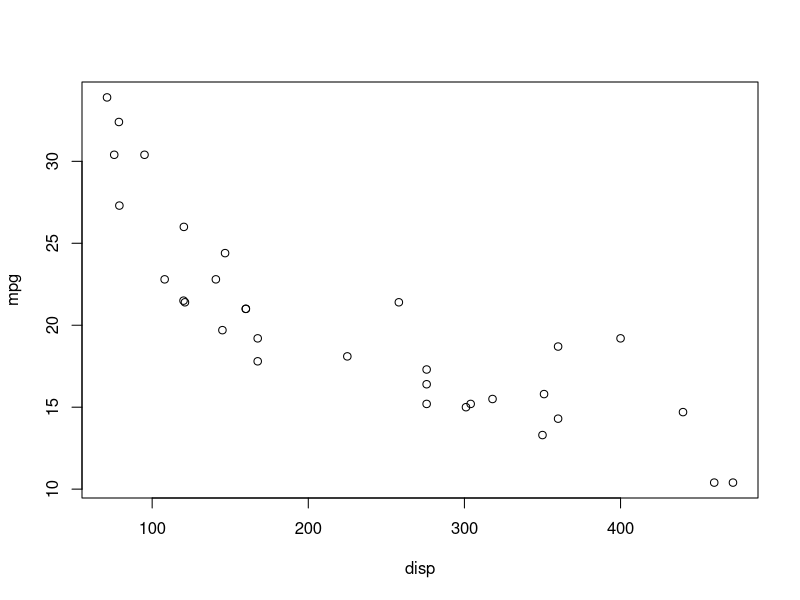
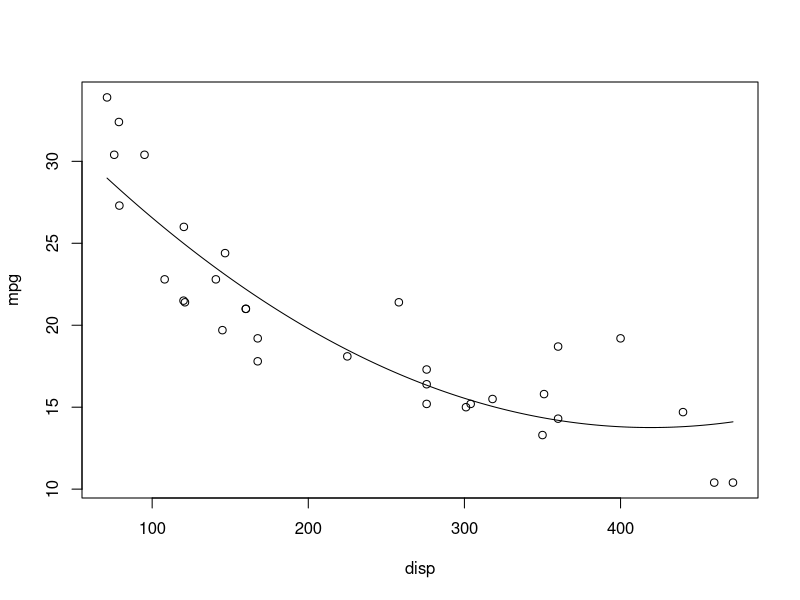
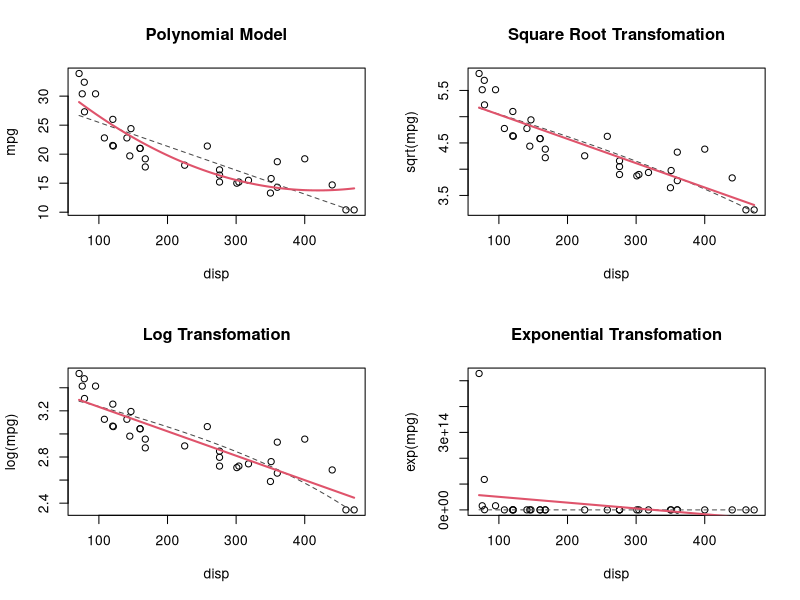
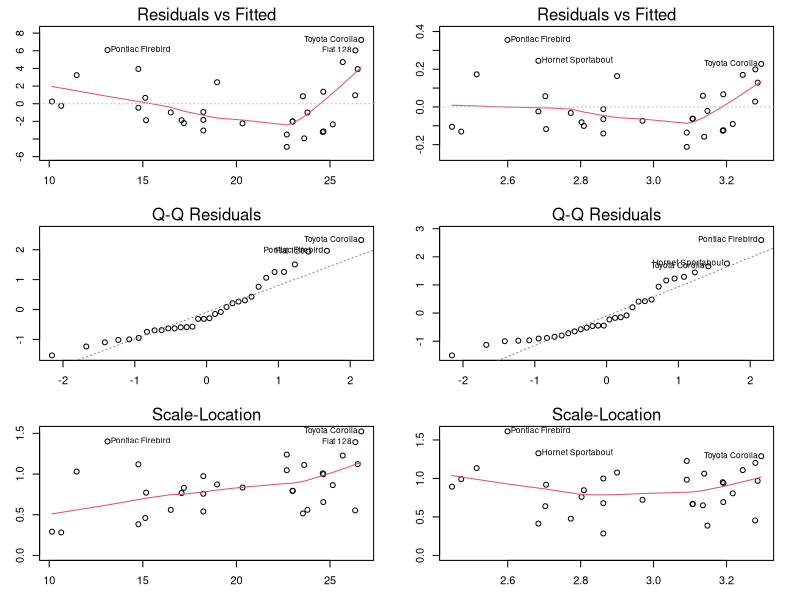
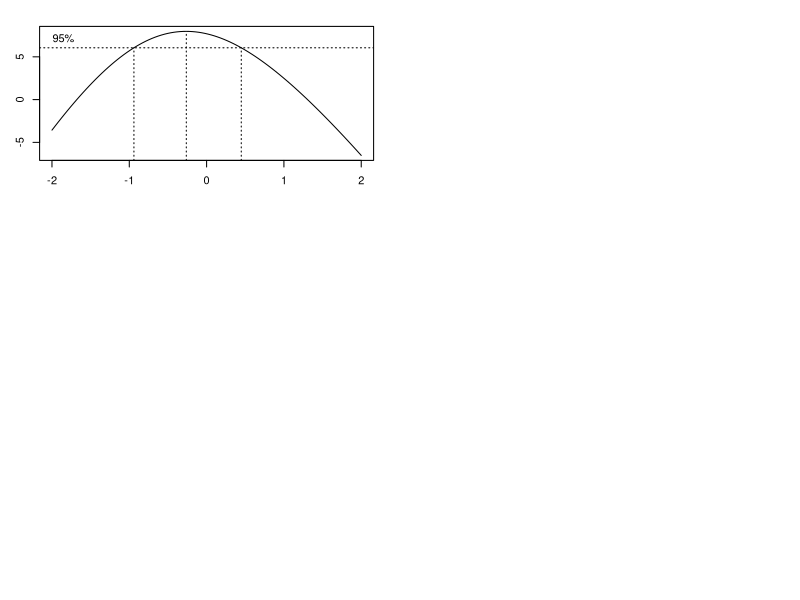
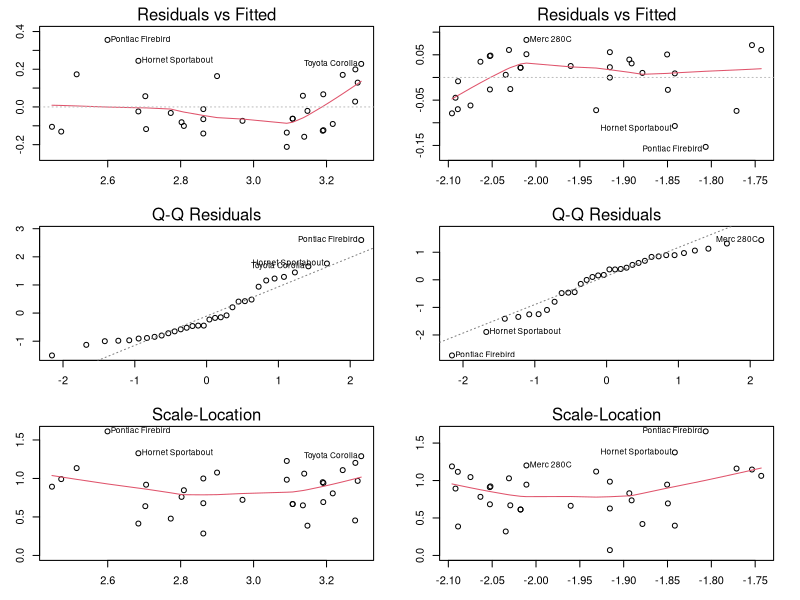

Source code (R) for these figures, in order:
## ---- chunk 1
#| include: false
set.seed(2112)
## ---- chunk 2
plot(mpg ~ disp, data = mtcars)
## ---- chunk 3
plot(mpg ~ disp, data = mtcars)
disp_seq <- seq(min(mtcars$disp), max(mtcars$disp), 0.1)
poly_seq <- lm(mpg ~ poly(disp, 2), data = mtcars) |>
    predict(newdata = list(disp = disp_seq))
lines(disp_seq, poly_seq)
## ---- chunk 4
par(mfrow = c(2,2))
disp_seq <- seq(min(mtcars$disp), max(mtcars$disp), 0.1)
lm_seq <- lm(mpg ~ disp, data = mtcars) |>
    predict(newdata = list(disp = disp_seq))

plot(mpg ~ disp, data = mtcars,
    main = "Polynomial Model")
poly_seq <- lm(mpg ~ poly(disp, 2), data = mtcars) |>
    predict(newdata = list(disp = disp_seq))
lines(disp_seq, lm_seq, col = "#4a4a4a", lty = 2)
lines(disp_seq, poly_seq, col = 2, lwd = 2)

plot(sqrt(mpg) ~ disp, data = mtcars,
    main = "Square Root Transfomation")
sqrt_seq <- lm(sqrt(mpg) ~ disp, data = mtcars) |>
    predict(newdata = list(disp = disp_seq))
lines(disp_seq, sqrt(lm_seq), col = "#4a4a4a", lty = 2)
lines(disp_seq, sqrt_seq, col = 2, lwd = 2)

plot(log(mpg) ~ disp, data = mtcars,
    main = "Log Transfomation")
log_seq <- lm(log(mpg) ~ disp, data = mtcars) |>
    predict(newdata = list(disp = disp_seq))
lines(disp_seq, log(lm_seq), col = "#4a4a4a", lty = 2)
lines(disp_seq, log_seq, col = 2, lwd = 2)

plot(exp(mpg) ~ disp, data = mtcars,
    main = "Exponential Transfomation")
exp_seq <- lm(exp(mpg) ~ disp, data = mtcars) |>
    predict(newdata = list(disp = disp_seq))
lines(disp_seq, exp(lm_seq), col = "#4a4a4a", lty = 2)
lines(disp_seq, exp_seq, col = 2, lwd = 2)

## ---- chunk 5
mtcars$log_mpg <- log(mtcars$mpg)

log_lm <- lm(log_mpg ~ disp, data = mtcars)
raw_lm <- lm(mpg ~ disp, data = mtcars)

par(mfrow = c(3,2), mar = c(3,3,2,2))
plot(raw_lm, which = 1)
plot(log_lm, which = 1)
plot(raw_lm, which = 2)
plot(log_lm, which = 2)
plot(raw_lm, which = 3)
plot(log_lm, which = 3)
## ---- chunk 6
library(MASS)
boxcox(lm(mtcars$mpg ~ mtcars$disp), data = mtcars)
## ---- chunk 7
bc <- boxcox(lm(mtcars$mpg ~ mtcars$disp), data = mtcars, plotit = FALSE)
print(bc)
print(paste0("Optimal value of lamba is: ", bc$x[which.max(bc$y)]))
## ---- chunk 8
mtcars$opt_mpg <- (mtcars$mpg^(-0.3) - 1)/0.3

optimal_lm <- lm(opt_mpg ~ disp, data = mtcars)
raw_lm <- lm(mpg ~ disp, data = mtcars)

par(mfrow = c(3,2), mar = c(3,3,2,2))
plot(log_lm, which = 1)
plot(optimal_lm, which = 1)
plot(log_lm, which = 2)
plot(optimal_lm, which = 2)
plot(log_lm, which = 3)
plot(optimal_lm, which = 3)
